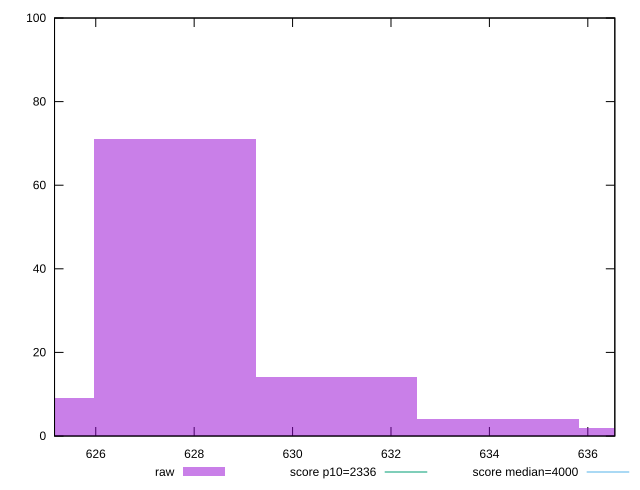

Reproduce this figure in gnuplot.
reset

$raw <<EOF
637.4642175994259 2
624.3206254839738 9
627.6065235128368 71
630.8924215416998 14
634.1783195705628 4
EOF

set key outside below
set boxwidth 3.28589802886302
set xrange [625.16225:636.54885]
set yrange [0:100]
set trange [0:100]
set style fill transparent solid 0.5 noborder

set parametric
set terminal svg size 640, 490 enhanced background rgb 'white'
set output "report_00008_2021-01-22T20:58:29.167/first-contentful-paint/samples/empty/raw/histogram.svg"

plot $raw title "raw" with boxes, \
     2336,t title "score p10=2336", \
     4000,t title "score median=4000"

reset
